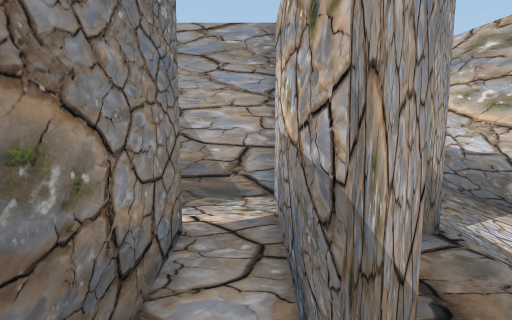
View 1 (above)

12 first-person views from a walk through a 3-D level made in the Unity game engine. The camera is 1.5 m above the floor, tilts 8° down and sees 70° across. The floor is counted in squares, 0.57 m on a side. Each view is taken from the middle of a square. On the plan, view 1 faces up. The plan holds only what a view shows up to about 20 squares ahead; the rest is blank. The place goes on beyond the plan. The player is left out. Some animated figures are not drawn.

View 2
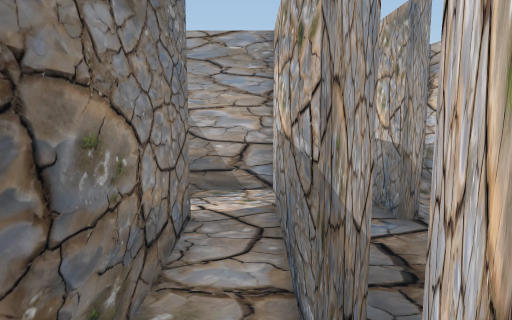

View 3
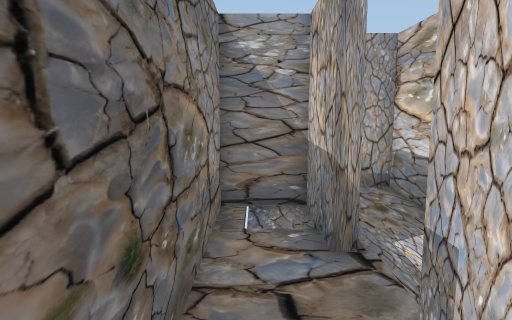

View 4
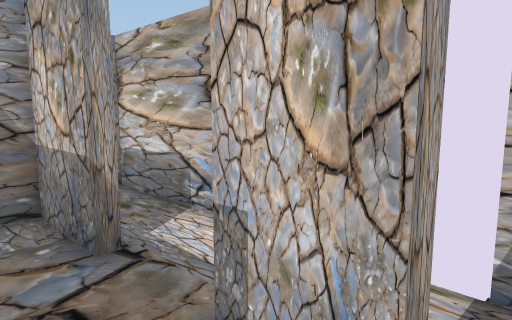

View 5
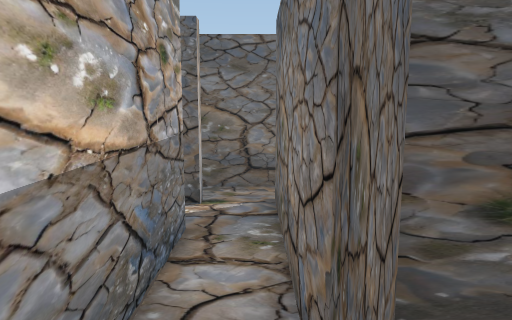

View 6
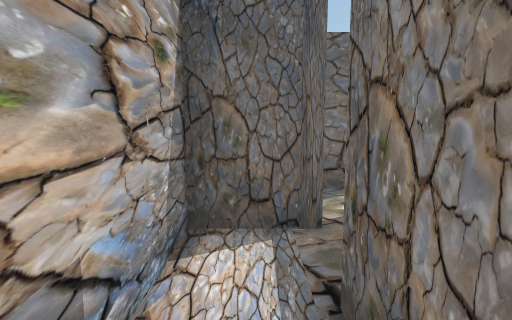

View 7
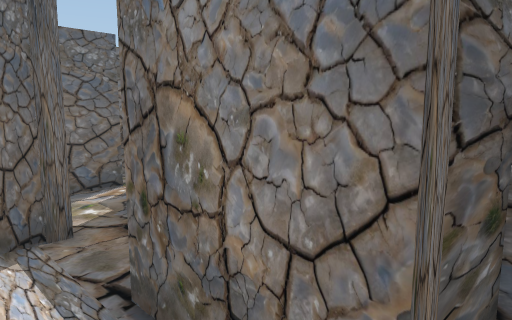

View 8
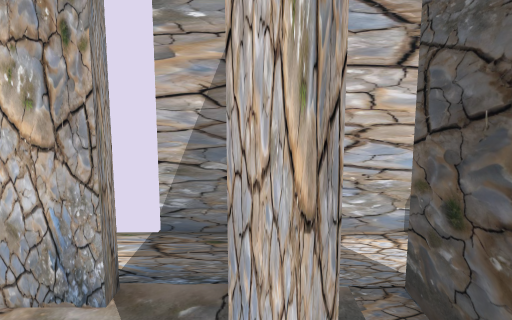

View 9
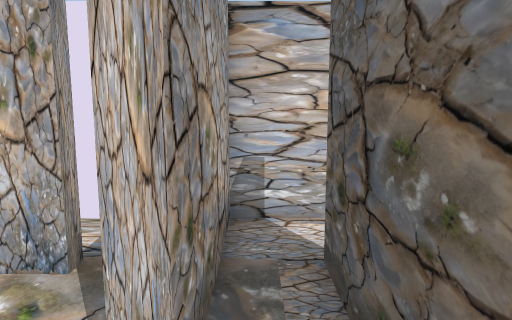

View 10
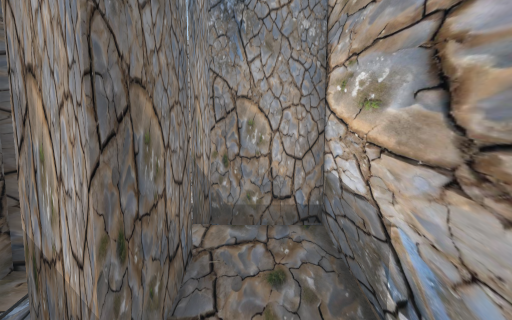

View 11
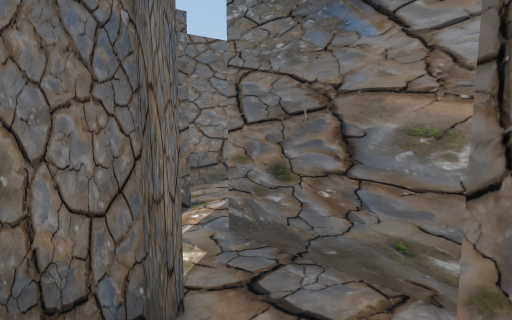

View 12
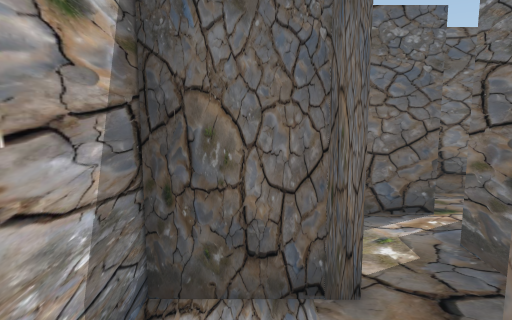

### Floor plan
Ten units are one square. View 1 is at (0, 0); x grows to the right and y downward. Boxes are objects, and circles mark ways between rooms. Rooms are numbered by the first view taken in them; rooms with no view inside come last. Other rooms are left out.
<svg viewBox="-45 -135 115 174">
<path fill="none" stroke="#000" d="M-15 -6 -15 4M-28 22 41 22M65 34 65 4 5 4 5 -1M41 -20 36 -20 36 -42M10 -44 10 -22 5 -22M5 -1 29 -1M65 -5 65 -32M-21 -74 -15 -74 -15 -6M-40 -61 -25 -61M5 -22 5 -106 -22 -106M39 -112 39 -74 34 -74M36 -42 65 -42 65 -130 35 -130M34 -74 34 -106 10 -106 10 -44"/>
<circle cx="-5" cy="0" r="3" fill="#2a7"/>
<circle cx="10" cy="-15" r="3" fill="#2a7"/>
<circle cx="25" cy="-35" r="3" fill="#2a7"/>
<circle cx="40" cy="-60" r="3" fill="#2a7"/>
<text x="20" y="10">1</text>
<text x="30" y="-20">2</text>
<text x="-10" y="-60">3</text>
<text x="50" y="-80">4</text>
<text x="20" y="-70">5</text>
</svg>
Room 1 opens to room 3. Room 2 opens to room 3. Room 2 opens to room 5. Room 4 opens to room 5.

Where each view was taken, in squares from view 1:
view 1: 0 up, 0 right, facing up
view 2: 1 down, 0 right, facing up
view 3: 1 up, 2 right, facing up
view 4: 1 up, 1 right, facing up-right
view 5: 10 up, 1 left, facing down
view 6: 12 up, 5 right, facing down
view 7: 12 up, 6 right, facing down-left
view 8: 0 up, 1 left, facing right
view 9: 1 down, 2 left, facing right
view 10: 5 up, 5 right, facing up
view 11: 8 up, 6 right, facing down-left
view 12: 9 up, 5 right, facing down
